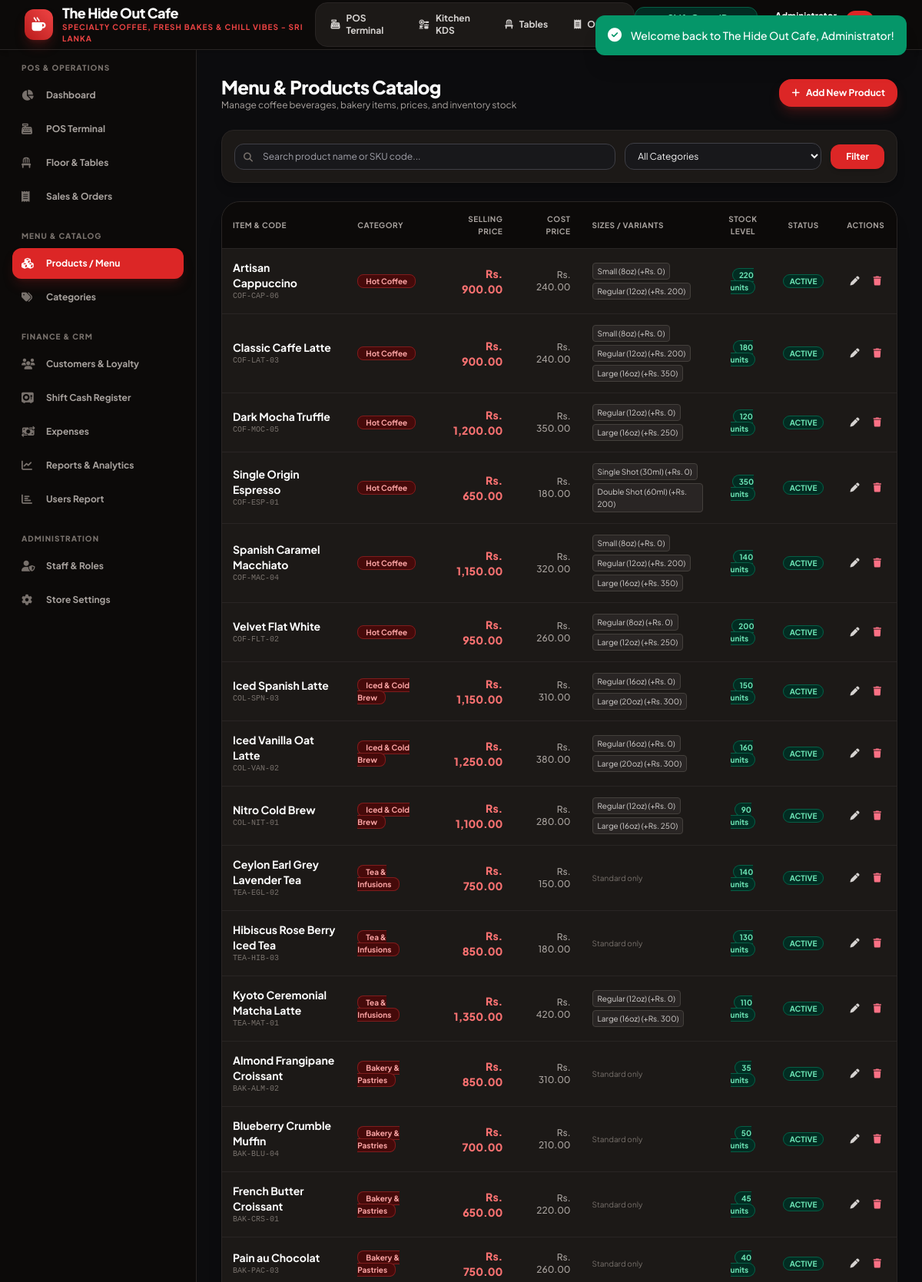
The page /products.php (signed in, upper part) on the database its author committed.
### tables this page shows
CREATE TABLE `products` (
  `id` INT AUTO_INCREMENT PRIMARY KEY,
  `category_id` INT NOT NULL,
  `name` VARCHAR(150) NOT NULL,
  `code` VARCHAR(50) NOT NULL UNIQUE,
  `description` TEXT NULL,
  `price` DECIMAL(10,2) NOT NULL DEFAULT 0.00,
  `cost_price` DECIMAL(10,2) NOT NULL DEFAULT 0.00,
  `image` VARCHAR(255) NULL,
  `track_stock` TINYINT(1) NOT NULL DEFAULT 1,
  `stock_quantity` INT NOT NULL DEFAULT 100,
  `alert_quantity` INT NOT NULL DEFAULT 15,
  `status` ENUM('active', 'inactive') NOT NULL DEFAULT 'active',
  FOREIGN KEY (`category_id`) REFERENCES `categories`(`id`) ON DELETE CASCADE
);

CREATE TABLE `categories` (
  `id` INT AUTO_INCREMENT PRIMARY KEY,
  `name` VARCHAR(100) NOT NULL,
  `slug` VARCHAR(100) NOT NULL UNIQUE,
  `icon` VARCHAR(50) DEFAULT 'fa-mug-hot',
  `sort_order` INT DEFAULT 0,
  `status` ENUM('active', 'inactive') NOT NULL DEFAULT 'active'
);

CREATE TABLE `product_variants` (
  `id` INT AUTO_INCREMENT PRIMARY KEY,
  `product_id` INT NOT NULL,
  `variant_name` VARCHAR(50) NOT NULL,
  `extra_price` DECIMAL(10,2) NOT NULL DEFAULT 0.00,
  FOREIGN KEY (`product_id`) REFERENCES `products`(`id`) ON DELETE CASCADE
);

### config/functions.php (called while the page is built, shortened)
<?php
require_once __DIR__ . '/database.php';
function e(?string $string): string {
    return htmlspecialchars($string ?? '', ENT_QUOTES, 'UTF-8');
}
function getSettings(?string $key = null) {
    static $settings = null;
    if ($settings === null) {
        try {
            $rows = db()->fetchAll("SELECT setting_key, setting_value FROM settings");
            $settings = [];
            foreach ($rows as $row) {
                $settings[$row['setting_key']] = $row['setting_value'];
            }
        } catch (Exception $e) {
            $settings = [
                'cafe_name' => 'The Hide Out Cafe',
                'cafe_tagline' => 'Artisan Coffee & Bistro - Sri Lanka',
                'cafe_phone' => '+94 77 123 4567',
                'cafe_email' => 'hello@thehideoutcafe.lk',
                'cafe_address' => 'No. 45 Beach Road, Colombo 03, Sri Lanka',
                'currency_symbol' => 'Rs.',
                'currency_code' => 'LKR',
                'tax_rate' => '0.00',
                'service_charge' => '0.00',
                'receipt_header' => "THE HIDE OUT CAFE\nSpecialty Coffee & Kitchen\nColombo, Sri Lanka",
                'receipt_footer' => "Thank you for visiting The Hide Out Cafe!\nFollow us on Instagram @TheHideOutCafeLK\nFree Wi-Fi: HideOutGuest / Pass: CoffeeTime",
                'invoice_prefix' => 'HOC-',
                'enable_loyalty' => '1',
                'points_per_dollar' => '1'
            ];
        }
    }
    if ($key !== null) {
        return $settings[$key] ?? null;
    }
    return $settings;
}

### config/database.php (called while the page is built, shortened)
<?php
class Database {
    private static ?Database $instance = null;
    private ?PDO $conn = null;
    private function __construct() {
        $dsn = "mysql:host=" . DB_HOST . ";port=" . DB_PORT . ";dbname=" . DB_NAME . ";charset=" . DB_CHARSET;
        $options = [
            PDO::ATTR_ERRMODE            => PDO::ERRMODE_EXCEPTION,
            PDO::ATTR_DEFAULT_FETCH_MODE => PDO::FETCH_ASSOC,
            PDO::ATTR_EMULATE_PREPARES   => false,
            PDO::MYSQL_ATTR_INIT_COMMAND => "SET NAMES " . DB_CHARSET
        ];
        try {
            $this->conn = new PDO($dsn, DB_USER, DB_PASS, $options);
        } catch (PDOException $e) {
            if ($e->getCode() == 1049) {
                die("<h3>Database Error:</h3><p>Database <code>" . DB_NAME . "</code> does not exist. Please import <code>database/database.sql</code> into MySQL first.</p>");
            }
            die("<h3>Database Connection Failed:</h3><p>" . htmlspecialchars($e->getMessage()) . "</p>");
        }
    }
    public static function getInstance(): Database {
        if (self::$instance === null) {
            self::$instance = new self();
        }
        return self::$instance;
    }
    public function fetchAll(string $sql, array $params = []): array {
        $stmt = $this->conn->prepare($sql);
        $stmt->execute($params);
        return $stmt->fetchAll();
    }
}
function db(): Database {
    return Database::getInstance();
}

### products.php (the view, shortened to what this page needs)
<?php
require_once __DIR__ . '/config/functions.php';
$settings = getSettings();
$search = trim($_GET['q'] ?? '');
$sql = "SELECT p.*, c.name as category_name
        FROM products p
        LEFT JOIN categories c ON p.category_id = c.id
        WHERE 1=1";
$params = [];
$sql .= " ORDER BY c.sort_order ASC, p.name ASC";
$products = db()->fetchAll($sql, $params);
$variantsMap = [];
$variantsRaw = db()->fetchAll("SELECT * FROM product_variants ORDER BY extra_price ASC");
foreach ($variantsRaw as $vr) {
    $variantsMap[$vr['product_id']][] = $vr;
}
require_once __DIR__ . '/includes/header.php';
require_once __DIR__ . '/includes/sidebar.php';
?>
<main class="flex-1 overflow-y-auto p-4 sm:p-6 lg:p-8 bg-[#0c0c0e]">
    <div class="max-w-7xl mx-auto space-y-6">
        <div class="flex flex-col sm:flex-row sm:items-center justify-between gap-4">
            <div>
                <h2 class="text-2xl font-black tracking-tight text-white">Menu & Products Catalog</h2>
                <p class="text-xs text-stone-400">Manage coffee beverages, bakery items, prices, and inventory stock</p>
            </div>
            <button onclick="openProductModal()" class="inline-flex items-center gap-2 px-4 py-2.5 bg-red-600 hover:bg-red-500 text-white font-bold rounded-2xl text-xs shadow-lg shadow-red-900/40 transition">
                <i class="fa-solid fa-plus"></i> Add New Product
            </button>
        </div>
        <div class="bg-stone-900 border border-stone-800 p-4 rounded-2xl shadow-lg">
            <form method="GET" action="products.php" class="flex flex-col sm:flex-row items-center gap-3 text-xs">
                <div class="flex-1 w-full relative">
                    <input type="text" name="q" value="<?= e($search) ?>" placeholder="Search product name or SKU code..." class="w-full pl-9 pr-4 py-2 bg-stone-800 border border-stone-700 rounded-xl text-white">
                    <i class="fa-solid fa-magnifying-glass absolute left-3 top-3 text-stone-500"></i>
                </div>
                <div class="w-full sm:w-64">
                    <select name="cat" class="w-full px-3 py-2 bg-stone-800 border border-stone-700 rounded-xl text-white">
                        <option value="all">All Categories</option>
                    </select>
                </div>
                <button type="submit" class="px-5 py-2 bg-red-600 hover:bg-red-500 text-white font-bold rounded-xl shadow-md">Filter</button>
            </form>
        </div>
        <div class="bg-stone-900 border border-stone-800 rounded-3xl overflow-hidden shadow-xl">
            <div class="overflow-x-auto">
                <table class="w-full text-xs text-left">
                    <thead class="bg-stone-950 text-stone-400 font-bold uppercase text-[10px] tracking-wider border-b border-stone-800">
                        <tr>
                            <th class="p-3.5">Item & Code</th>
                            <th class="p-3.5">Category</th>
                            <th class="p-3.5 text-right">Selling Price</th>
                            <th class="p-3.5 text-right">Cost Price</th>
                            <th class="p-3.5">Sizes / Variants</th>
                            <th class="p-3.5 text-center">Stock Level</th>
                            <th class="p-3.5 text-center">Status</th>
                            <th class="p-3.5 text-center">Actions</th>
                        </tr>
                    </thead>
                    <tbody class="divide-y divide-stone-800">
                        <?php if (empty($products)): ?>
                            <tr><td colspan="8" class="p-8 text-center text-stone-500">No products found.</td></tr>
                        <?php else: ?>
                            <?php foreach ($products as $p): ?>
                            <tr class="hover:bg-stone-950/80 transition">
                                <td class="p-3.5">
                                    <span class="font-bold text-white text-sm"><?= e($p['name']) ?></span>
                                    <span class="block text-[10px] font-mono text-stone-500"><?= e($p['code']) ?></span>
                                </td>
                                <td class="p-3.5">
                                    <span class="px-2.5 py-0.5 rounded-lg bg-red-950 text-red-300 border border-red-900 font-bold text-[10px]"><?= e($p['category_name']) ?></span>
                                </td>
                                <td class="p-3.5 text-right font-black text-red-400 text-sm"><?= $currency ?> <?= number_format($p['price'], 2) ?></td>
                                <td class="p-3.5 text-right font-medium text-stone-400"><?= $currency ?> <?= number_format($p['cost_price'], 2) ?></td>
                                <td class="p-3.5">
                                    <?php if (!empty($variantsMap[$p['id']])): ?>
                                        <div class="flex flex-wrap gap-1">
                                            <?php foreach ($variantsMap[$p['id']] as $v): ?>
                                                <span class="text-[10px] bg-stone-800 border border-stone-700 text-stone-300 px-1.5 py-0.5 rounded"><?= e($v['variant_name']) ?> (+<?= $currency ?> <?= number_format($v['extra_price'], 0) ?>)</span>
                                            <?php endforeach; ?>
                                        </div>
                                    <?php else: ?>
                                        <span class="text-stone-500 text-[10px] font-normal">Standard only</span>
                                    <?php endif; ?>
                                </td>
                                <td class="p-3.5 text-center">
                                    <?php if ($p['track_stock']): ?>
                                        <span class="font-bold px-2 py-0.5 rounded-full text-[10px] <?= $p['stock_quantity'] <= $p['alert_quantity'] ? 'bg-rose-950 text-rose-300 border border-rose-800 animate-pulse' : 'bg-emerald-950 text-emerald-300 border border-emerald-800' ?>">
                                            <?= $p['stock_quantity'] ?> units
                                        </span>
                                    <?php else: ?>
                                        <span class="text-stone-500 text-[10px]">Unmanaged</span>
                                    <?php endif; ?>
                                </td>
                                <td class="p-3.5 text-center">
                                    <span class="px-2 py-0.5 rounded-full text-[10px] font-bold uppercase <?= $p['status'] === 'active' ? 'bg-emerald-950 text-emerald-300 border border-emerald-800' : 'bg-stone-800 text-stone-400' ?>">
                                        <?= e($p['status']) ?>
                                    </span>
                                </td>
                                <td class="p-3.5 text-center">
                                    <div class="flex items-center justify-center gap-1.5">
                                        <button onclick="editProduct(<?= htmlspecialchars(json_encode($p), ENT_QUOTES, 'UTF-8') ?>, <?= htmlspecialchars(json_encode($variantsMap[$p['id']] ?? []), ENT_QUOTES, 'UTF-8') ?>)" class="p-1.5 hover:bg-stone-800 text-stone-300 rounded-lg transition" title="Edit">
                                            <i class="fa-solid fa-pen"></i>
                                        </button>
                                        <form method="POST" action="products.php" onsubmit="return confirm('Delete product <?= addslashes($p['name']) ?>?');" class="inline">
                                            <button type="submit" class="p-1.5 hover:bg-rose-950/60 text-rose-400 rounded-lg transition" title="Delete">
                                                <i class="fa-solid fa-trash"></i>
                                            </button>
                                        </form>
                                    </div>
                                </td>
                            </tr>
                            <?php endforeach; ?>
                        <?php endif; ?>
                    </tbody>
                </table>
            </div>
        </div>
    </div>
</main>
<?php require_once __DIR__ . '/includes/footer.php'; ?>

### assets/css/style.css (style rules this page uses)
:root { --primary: #dc2626; --primary-hover: #b91c1c; --primary-dark: #991b1b; --primary-light: #fee2e2; --dark-bg: #09090b; --dark-card: #18181b; --dark-border: #27272a; --text-main: #18181b; --text-light: #f4f4f5; --success: #10b981; --warning: #f59e0b; --danger: #ef4444; }
body { font-family: 'Plus Jakarta Sans', system-ui, -apple-system, BlinkMacSystemFont, 'Segoe UI', Roboto, sans-serif; background-color: #f4f4f6; color: #18181b; }
input:not([type="checkbox"]):not([type="radio"]):not([type="hidden"]):not([type="submit"]):not([type="button"]), textarea, select { background-color: #18181b !important; color: #f4f4f5 !important; border: 1px solid #3f3f46 !important; border-radius: 0.75rem; }
input::placeholder, textarea::placeholder { color: #a1a1aa !important; }
select option { background-color: #18181b; color: #f4f4f5; }

### rows shown on the page
products: name "Artisan Cappuccino", code "COF-CAP-06", category.name "Hot Coffee", price "900.00", cost_price "240.00", stock_quantity "220", status "ACTIVE"
product_variants: variant_name "Small (8oz)", extra_price "0"
product_variants: variant_name "Regular (12oz)", extra_price "200"
products: name "Classic Caffe Latte", code "COF-LAT-03", category.name "Hot Coffee", price "900.00", cost_price "240.00", stock_quantity "180", status "ACTIVE"
product_variants: variant_name "Small (8oz)", extra_price "0"
product_variants: variant_name "Regular (12oz)", extra_price "200"
product_variants: variant_name "Large (16oz)", extra_price "350"
products: name "Dark Mocha Truffle", code "COF-MOC-05", category.name "Hot Coffee", price "1,200.00", cost_price "350.00", stock_quantity "120", status "ACTIVE"
product_variants: variant_name "Regular (12oz)", extra_price "0"
product_variants: variant_name "Large (16oz)", extra_price "250"
products: name "Single Origin Espresso", code "COF-ESP-01", category.name "Hot Coffee", price "650.00", cost_price "180.00", stock_quantity "350", status "ACTIVE"
product_variants: variant_name "Single Shot (30ml)", extra_price "0"
product_variants: variant_name "Double Shot (60ml)", extra_price "200"
products: name "Spanish Caramel Macchiato", code "COF-MAC-04", category.name "Hot Coffee", price "1,150.00", cost_price "320.00", stock_quantity "140", status "ACTIVE"
product_variants: variant_name "Small (8oz)", extra_price "0"
product_variants: variant_name "Regular (12oz)", extra_price "200"
product_variants: variant_name "Large (16oz)", extra_price "350"
products: name "Velvet Flat White", code "COF-FLT-02", category.name "Hot Coffee", price "950.00", cost_price "260.00", stock_quantity "200", status "ACTIVE"
product_variants: variant_name "Regular (8oz)", extra_price "0"
product_variants: variant_name "Large (12oz)", extra_price "250"
products: name "Iced Spanish Latte", code "COL-SPN-03", category.name "Iced & Cold Brew", price "1,150.00", cost_price "310.00", stock_quantity "150", status "ACTIVE"
product_variants: variant_name "Regular (16oz)", extra_price "0"
product_variants: variant_name "Large (20oz)", extra_price "300"
products: name "Iced Vanilla Oat Latte", code "COL-VAN-02", category.name "Iced & Cold Brew", price "1,250.00", cost_price "380.00", stock_quantity "160", status "ACTIVE"
product_variants: variant_name "Regular (16oz)", extra_price "0"
product_variants: variant_name "Large (20oz)", extra_price "300"
products: name "Nitro Cold Brew", code "COL-NIT-01", category.name "Iced & Cold Brew", price "1,100.00", cost_price "280.00", stock_quantity "90", status "ACTIVE"
product_variants: variant_name "Regular (12oz)", extra_price "0"
product_variants: variant_name "Large (16oz)", extra_price "250"
products: name "Ceylon Earl Grey Lavender Tea", code "TEA-EGL-02", category.name "Tea & Infusions", price "750.00", cost_price "150.00", shows "Standard only", stock_quantity "140", status "ACTIVE"
products: name "Hibiscus Rose Berry Iced Tea", code "TEA-HIB-03", category.name "Tea & Infusions", price "850.00", cost_price "180.00", shows "Standard only", stock_quantity "130", status "ACTIVE"
products: name "Kyoto Ceremonial Matcha Latte", code "TEA-MAT-01", category.name "Tea & Infusions", price "1,350.00", cost_price "420.00", stock_quantity "110", status "ACTIVE"
product_variants: variant_name "Regular (12oz)", extra_price "0"
product_variants: variant_name "Large (16oz)", extra_price "300"
products: name "Almond Frangipane Croissant", code "BAK-ALM-02", category.name "Bakery & Pastries", price "850.00", cost_price "310.00", shows "Standard only", stock_quantity "35", status "ACTIVE"
products: name "Blueberry Crumble Muffin", code "BAK-BLU-04", category.name "Bakery & Pastries", price "700.00", cost_price "210.00", shows "Standard only", stock_quantity "50", status "ACTIVE"
products: name "French Butter Croissant", code "BAK-CRS-01", category.name "Bakery & Pastries", price "650.00", cost_price "220.00", shows "Standard only", stock_quantity "45", status "ACTIVE"
products: name "Pain au Chocolat", code "BAK-PAC-03", category.name "Bakery & Pastries", price "750.00", cost_price "260.00", shows "Standard only", stock_quantity "40", status "ACTIVE"

### other values the page prints
$settings['cafe_name'] "The Hide Out Cafe"
$settings['cafe_tagline'] "SPECIALTY COFFEE, FRESH BAKES & CHILL VIBES - SRI LANKA"
